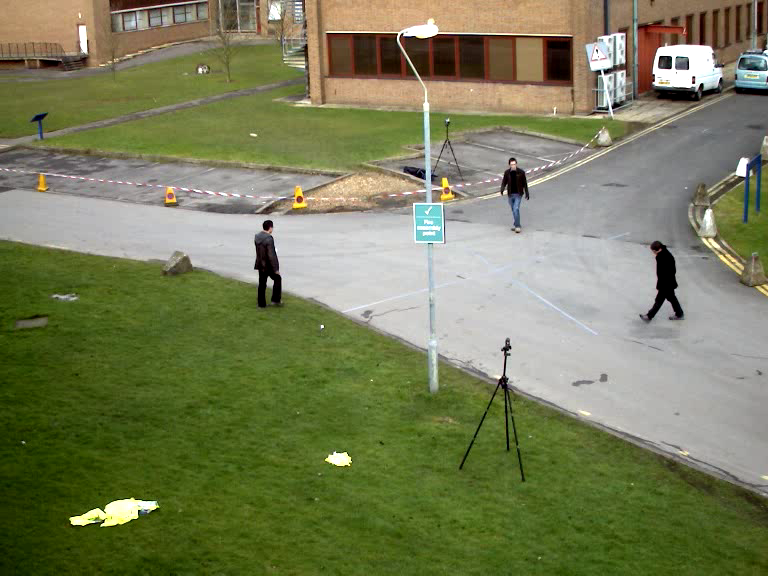
//> input picture labs/src/lachinov/lab1/road.png, 768 x 576 px
$ ./main road.png 2 2 2   (built with g++ and OpenCV 4)
//> lines starting //> are read from the running program, lines starting //| are printed output that depends on the picture
#include <opencv2\opencv.hpp>
#include <stdlib.h>

int min(int a, int b)
{
	return a > b ? b : a;
}
int max(int a, int b)
{
	return a > b ? a : b;
}

int error(char *name)
{
	printf("invalid arguments\nTempalte: %s image canny_low_treshold canny_high_treshold blur_coef\n", name);
	return -1;
}

int main(int argc, char* argv[])
{
	if (argc != 5)
		return error(argv[0]);

	float canny_low_treshold = atof(argv[2]), canny_high_treshold = atof(argv[3]);
	cv::Mat img = cv::imread(argv[1], cv::IMREAD_COLOR), detectedEdges, distance, integral, blurred;
//> img is the input picture: 576 rows x 768 cols, CV_8UC3; mean B, G, R 89.2, 125.6, 120.7
	float blur_coef = atof(argv[4]);
//> blur_coef = 2

	if (canny_low_treshold <= 0.0f || canny_high_treshold <= 0.0f || !img.data || blur_coef <= 0.0f || canny_high_treshold < canny_low_treshold)
		return error(argv[0]);


	//detect edges
	cv::Canny(img, detectedEdges, canny_low_treshold, canny_high_treshold);
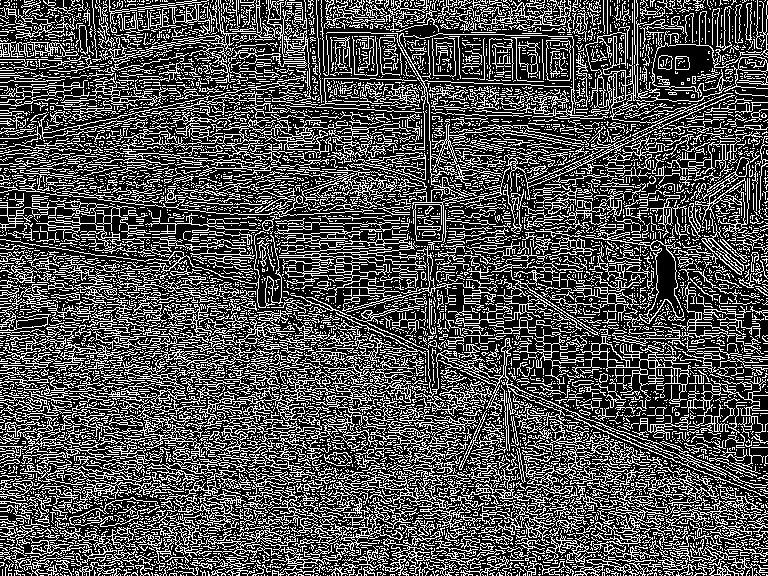
//> detectedEdges: 576 rows x 768 cols, CV_8UC1; 31.6% white in thin lines or dots
	//revert image color
	cv::subtract(cv::Scalar::all(255), detectedEdges, detectedEdges);
//> detectedEdges: 576 rows x 768 cols, CV_8UC1; 68.4% white; black in thin lines or dots
	//transform distances
	cv::distanceTransform(detectedEdges, distance, ::CV_DIST_L2, 3);
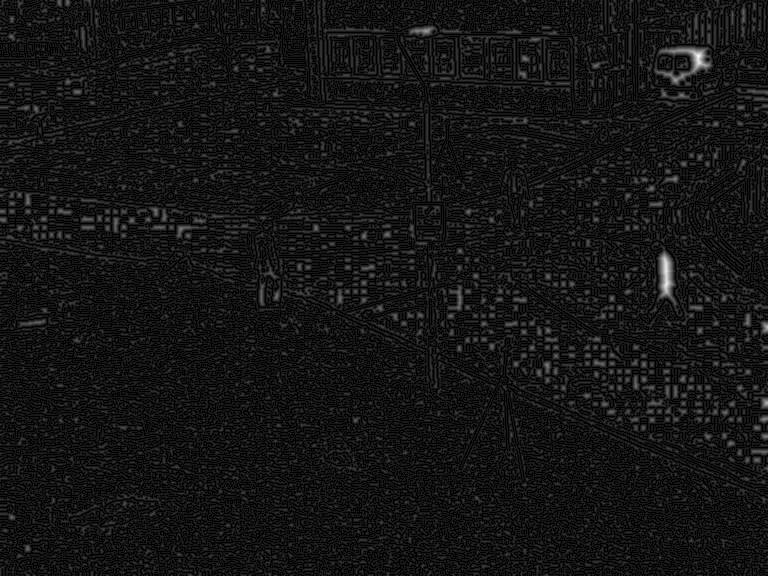
//> distance: 576 rows x 768 cols, CV_32FC1; min 0, max 9.84, mean 0.803; drawn with min black and max white

	cv::integral(img, integral, CV_32FC3);
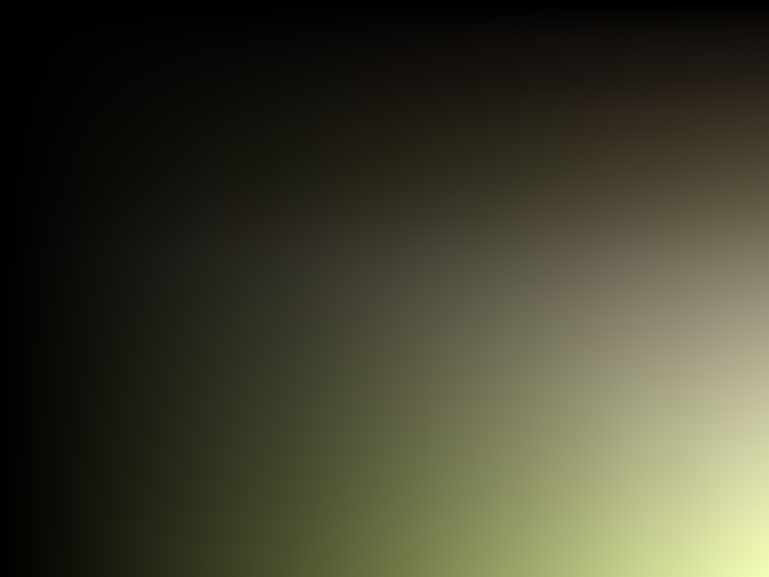
//> integral: 577 rows x 769 cols, CV_32FC3; mean B, G, R 10364123, 14184203, 14282658; drawn with min black and max white

	blurred = cv::Mat(img.rows, img.cols, CV_8UC3);
	//cv::Mat t;
	//distance.convertTo(t, CV_8UC1, 0.9);
	//kernel is all ones
	//variable size
	for (int i = 0; i < img.cols; ++i)
	{
		for (int j = 0; j < img.rows; ++j)
		{
			int kernelsize = (int)(blur_coef*distance.at<float>(cv::Point(i, j)));
			kernelsize = kernelsize < 1 ? 1 : kernelsize;

			int minx, maxx, miny, maxy;

			cv::Vec3f colr(0.0f, 0.0f, 0.0f);

			minx = max(0, i - kernelsize / 2);
			maxx = min(img.cols-1, i + kernelsize / 2);
			miny = max(0, j - kernelsize / 2);
			maxy = min(img.rows - 1, j + kernelsize / 2);

			//calculate sum
			colr = integral.at<cv::Vec3f>(cv::Point(maxx+1, maxy+1));
			colr += integral.at<cv::Vec3f>(cv::Point(minx, miny));
			colr -= integral.at<cv::Vec3f>(cv::Point(maxx+1, miny));
			colr -= integral.at<cv::Vec3f>(cv::Point(minx, maxy+1));

			// [5 lines of commented-out code are left out]
			colr /= (maxx - minx +1) * (maxy-miny+1);

			blurred.at<cv::Vec3b>(cv::Point(i, j)) = colr;
		}
	}

	cv::imshow("img", img);
	//cv::imshow("blur", bluredImg);
	cv::imshow("edges", detectedEdges);
	//cv::imshow("dist", t);
	cv::imshow("blurred", blurred);
	cv::waitKey(0);

	cv::imwrite("out.bmp", blurred);

	return 0;
}
